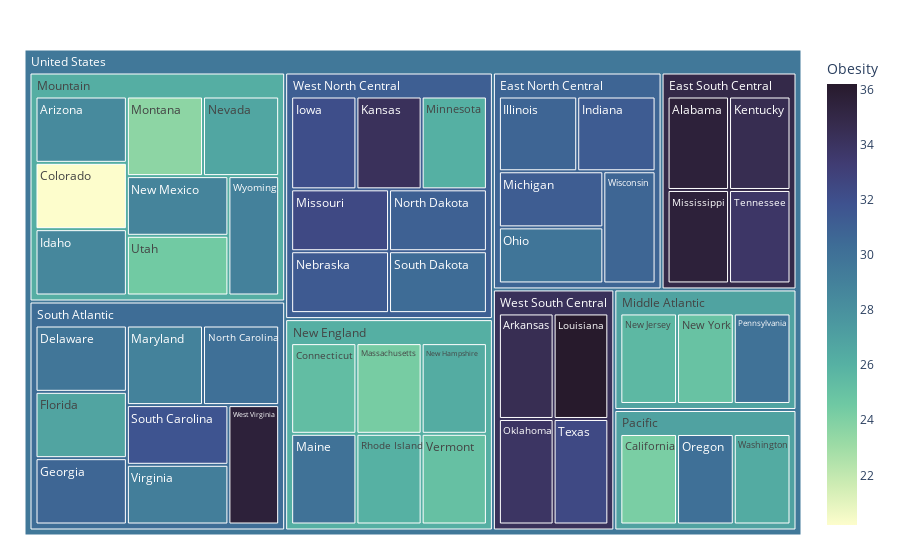

Here is the notebook cell this chart was saved with:
### Code cell
#Treemap of Obesity
fig=px.treemap(regions_merged_df, path=[px.Constant("United States"), "Division", "NAME"],
              color="Obesity", hover_data=["NAME"],
              color_continuous_scale="deep")
fig.update_layout(margin = dict(t=50, l=25, r=25, b=25))
fig.show()

### Figure 1 — Plotly figure (JSON) as saved in the notebook; plotly's stock layout.template omitted (floating-point values rounded to 4 significant figures)
{"data": [{"branchvalues": "total", "customdata": [["Alabama", 35.6], ["Arizona", 28.4], ["Arkansas", 34.5], ["California", 24.2], ["Colorado", 20.2], ["Connecticut", 25.3], ["Delaware", 29.7], ["Florida", 26.8], ["Georgia", 30.7], ["Idaho", 28.6], ["Illinois", 30.8], ["Indiana", 31.3], ["Iowa", 32.1], ["Kansas", 34.2], ["Kentucky", 34.6], ["Louisiana", 36.2], ["Maine", 30], ["Maryland", 28.9], ["Massachusetts", 24.3], ["Michigan", 31.2], ["Minnesota", 26.1], ["Mississippi", 35.6], ["Missouri", 32.4], ["Montana", 23.6], ["Nebraska", 31.4], ["Nevada", 26.7], ["New Hampshire", 26.3], ["New Jersey", 25.6], ["New Mexico", 28.8], ["New York", 25], ["North Carolina", 30.1], ["North Dakota", 31], ["Ohio", 29.8], ["Oklahoma", 33.9], ["Oregon", 30.1], ["Pennsylvania", 30], ["Rhode Island", 26], ["South Carolina", 31.7], ["South Dakota", 30.4], ["Tennessee", 33.8], ["Texas", 32.4], ["Utah", 24.5], ["Vermont", 25.1], ["Virginia", 29.2], ["Washington", 26.4], ["West Virginia", 35.6], ["Wisconsin", 30.7], ["Wyoming", 29], ["(?)", 30.76], ["(?)", 34.9], ["(?)", 26.87], ["(?)", 26.23], ["(?)", 26.17], ["(?)", 26.9], ["(?)", 30.34], ["(?)", 31.09], ["(?)", 34.25], ["(?)", 29.56]], "domain": {"x": [0, 1], "y": [0, 1]}, "hovertemplate": "labels=%{label}<br>count=%{value}<br>parent=%{parent}<br>id=%{id}<br>NAME=%{customdata[0]}<br>Obesity=%{color}<extra></extra>", "ids": ["United States/East South Central/Alabama", "United States/Mountain/Arizona", "United States/West South Central/Arkansas", "United States/Pacific/California", "United States/Mountain/Colorado", "United States/New England/Connecticut", "United States/South Atlantic/Delaware", "United States/South Atlantic/Florida", "United States/South Atlantic/Georgia", "United States/Mountain/Idaho", "United States/East North Central/Illinois", "United States/East North Central/Indiana", "United States/West North Central/Iowa", "United States/West North Central/Kansas", "United States/East South Central/Kentucky", "United States/West South Central/Louisiana", "United States/New England/Maine", "United States/South Atlantic/Maryland", "United States/New England/Massachusetts", "United States/East North Central/Michigan", "United States/West North Central/Minnesota", "United States/East South Central/Mississippi", "United States/West North Central/Missouri", "United States/Mountain/Montana", "United States/West North Central/Nebraska", "United States/Mountain/Nevada", "United States/New England/New Hampshire", "United States/Middle Atlantic/New Jersey", "United States/Mountain/New Mexico", "United States/Middle Atlantic/New York", "United States/South Atlantic/North Carolina", "United States/West North Central/North Dakota", "United States/East North Central/Ohio", "United States/West South Central/Oklahoma", "United States/Pacific/Oregon", "United States/Middle Atlantic/Pennsylvania", "United States/New England/Rhode Island", "United States/South Atlantic/South Carolina", "United States/West North Central/South Dakota", "United States/East South Central/Tennessee", "United States/West South Central/Texas", "United States/Mountain/Utah", "United States/New England/Vermont", "United States/South Atlantic/Virginia", "United States/Pacific/Washington", "United States/South Atlantic/West Virginia", "United States/East North Central/Wisconsin", "United States/Mountain/Wyoming", "United States/East North Central", "United States/East South Central", "United States/Middle Atlantic", "United States/Mountain", "United States/New England", "United States/Pacific", "United States/South Atlantic", "United States/West North Central", "United States/West South Central", "United States"], "labels": ["Alabama", "Arizona", "Arkansas", "California", "Colorado", "Connecticut", "Delaware", "Florida", "Georgia", "Idaho", "Illinois", "Indiana", "Iowa", "Kansas", "Kentucky", "Louisiana", "Maine", "Maryland", "Massachusetts", "Michigan", "Minnesota", "Mississippi", "Missouri", "Montana", "Nebraska", "Nevada", "New Hampshire", "New Jersey", "New Mexico", "New York", "North Carolina", "North Dakota", "Ohio", "Oklahoma", "Oregon", "Pennsylvania", "Rhode Island", "South Carolina", "South Dakota", "Tennessee", "Texas", "Utah", "Vermont", "Virginia", "Washington", "West Virginia", "Wisconsin", "Wyoming", "East North Central", "East South Central", "Middle Atlantic", "Mountain", "New England", "Pacific", "South Atlantic", "West North Central", "West South Central", "United States"], "marker": {"coloraxis": "coloraxis", "colors": [35.6, 28.4, 34.5, 24.2, 20.2, 25.3, 29.7, 26.8, 30.7, 28.6, 30.8, 31.3, 32.1, 34.2, 34.6, 36.2, 30, 28.9, 24.3, 31.2, 26.1, 35.6, 32.4, 23.6, 31.4, 26.7, 26.3, 25.6, 28.8, 25, 30.1, 31, 29.8, 33.9, 30.1, 30, 26, 31.7, 30.4, 33.8, 32.4, 24.5, 25.1, 29.2, 26.4, 35.6, 30.7, 29, 30.76, 34.9, 26.87, 26.23, 26.17, 26.9, 30.34, 31.09, 34.25, 29.56]}, "name": "", "parents": ["United States/East South Central", "United States/Mountain", "United States/West South Central", "United States/Pacific", "United States/Mountain", "United States/New England", "United States/South Atlantic", "United States/South Atlantic", "United States/South Atlantic", "United States/Mountain", "United States/East North Central", "United States/East North Central", "United States/West North Central", "United States/West North Central", "United States/East South Central", "United States/West South Central", "United States/New England", "United States/South Atlantic", "United States/New England", "United States/East North Central", "United States/West North Central", "United States/East South Central", "United States/West North Central", "United States/Mountain", "United States/West North Central", "United States/Mountain", "United States/New England", "United States/Middle Atlantic", "United States/Mountain", "United States/Middle Atlantic", "United States/South Atlantic", "United States/West North Central", "United States/East North Central", "United States/West South Central", "United States/Pacific", "United States/Middle Atlantic", "United States/New England", "United States/South Atlantic", "United States/West North Central", "United States/East South Central", "United States/West South Central", "United States/Mountain", "United States/New England", "United States/South Atlantic", "United States/Pacific", "United States/South Atlantic", "United States/East North Central", "United States/Mountain", "United States", "United States", "United States", "United States", "United States", "United States", "United States", "United States", "United States", ""], "type": "treemap", "values": [1, 1, 1, 1, 1, 1, 1, 1, 1, 1, 1, 1, 1, 1, 1, 1, 1, 1, 1, 1, 1, 1, 1, 1, 1, 1, 1, 1, 1, 1, 1, 1, 1, 1, 1, 1, 1, 1, 1, 1, 1, 1, 1, 1, 1, 1, 1, 1, 5, 4, 3, 8, 6, 3, 8, 7, 4, 48]}], "layout": {"autosize": true, "coloraxis": {"colorbar": {"title": {"text": "Obesity"}}, "colorscale": [[0, "rgb(253, 253, 204)"], [0.09091, "rgb(206, 236, 179)"], [0.1818, "rgb(156, 219, 165)"], [0.2727, "rgb(111, 201, 163)"], [0.3636, "rgb(86, 177, 163)"], [0.4545, "rgb(76, 153, 160)"], [0.5455, "rgb(68, 130, 155)"], [0.6364, "rgb(62, 108, 150)"], [0.7273, "rgb(62, 82, 143)"], [0.8182, "rgb(64, 60, 115)"], [0.9091, "rgb(54, 43, 77)"], [1, "rgb(39, 26, 44)"]]}, "legend": {"tracegroupgap": 0}, "margin": {"b": 25, "l": 25, "r": 25, "t": 50}}}
